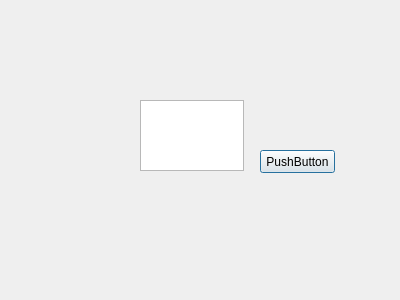
<?xml version="1.0" encoding="UTF-8"?>
<ui version="4.0">
 <class>Dialog</class>
 <widget class="QDialog" name="Dialog">
  <property name="geometry">
   <rect>
    <x>0</x>
    <y>0</y>
    <width>400</width>
    <height>300</height>
   </rect>
  </property>
  <property name="windowTitle">
   <string>Dialog</string>
  </property>
  <widget class="QTextEdit" name="textEdit">
   <property name="geometry">
    <rect>
     <x>140</x>
     <y>100</y>
     <width>104</width>
     <height>71</height>
    </rect>
   </property>
  </widget>
  <widget class="QPushButton" name="pushButton">
   <property name="geometry">
    <rect>
     <x>260</x>
     <y>150</y>
     <width>75</width>
     <height>23</height>
    </rect>
   </property>
   <property name="text">
    <string>PushButton</string>
   </property>
  </widget>
 </widget>
 <resources/>
 <connections/>
</ui>
